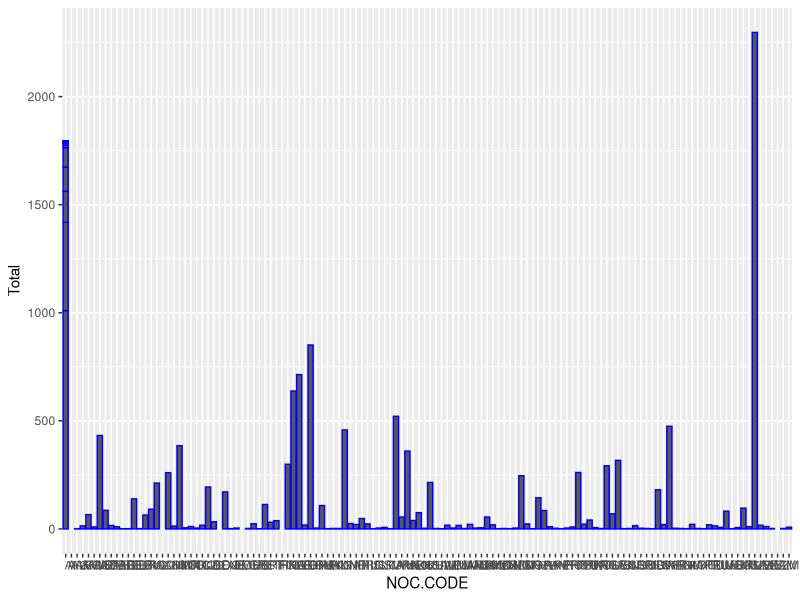
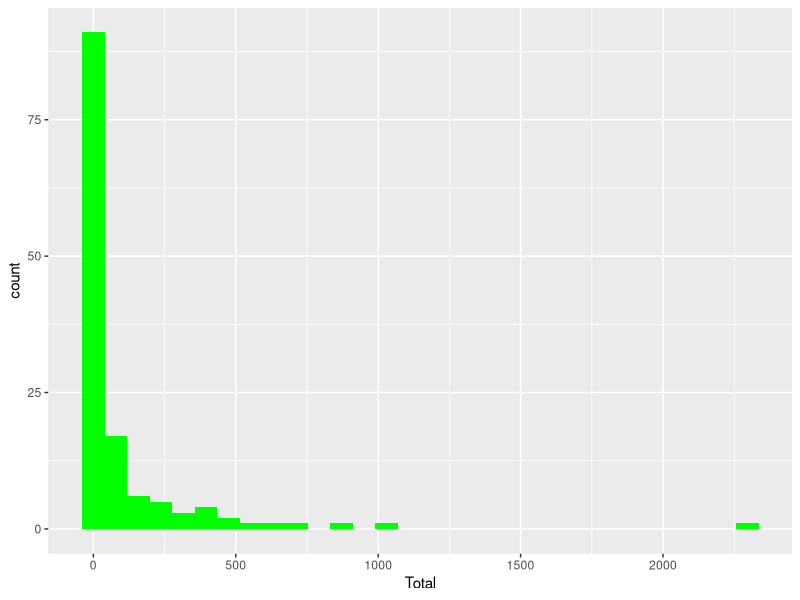
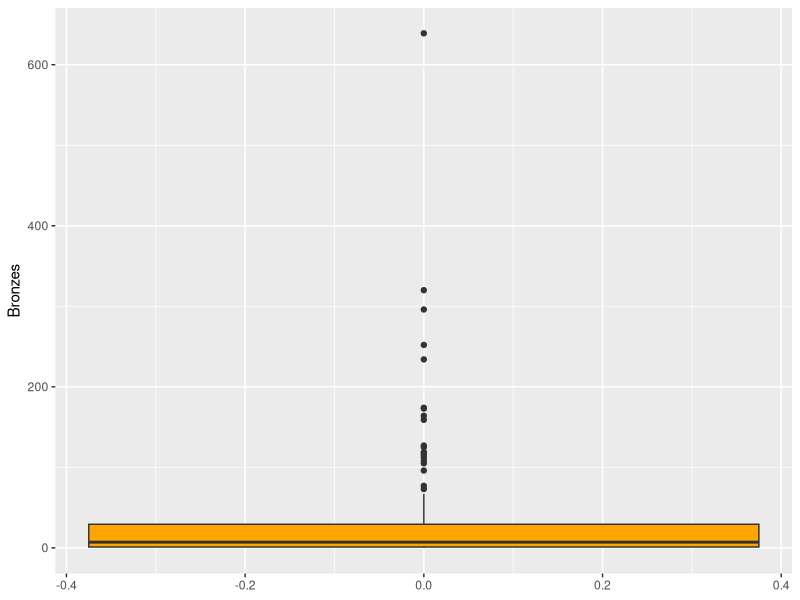
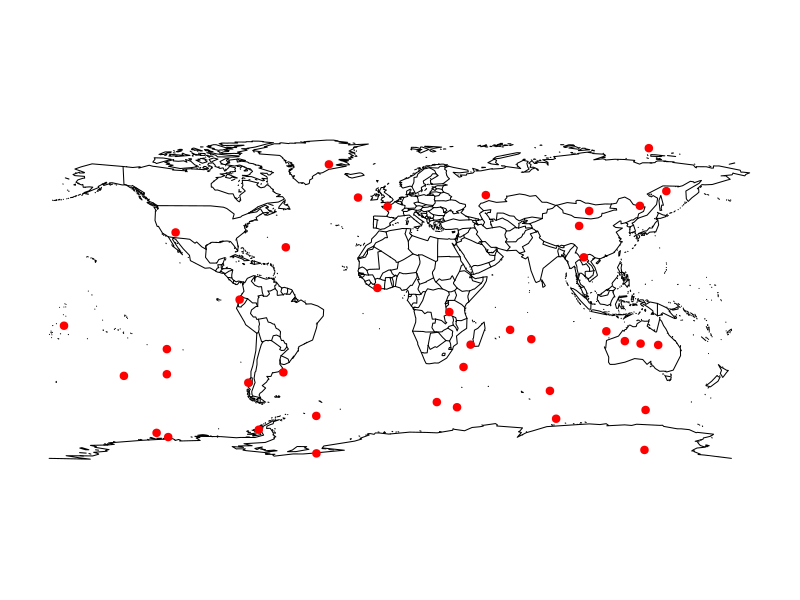

Write the R code that produced these figures, in order.
################################################################# 
## Objective: In this exercise we will demostrate some the
## basics of data Data Mungling, Fix variable names,
## Create new variables, Deal with missing data,
## transfroms of variable types (coercing), 
## Our experience is 90% of your effort will often be spent
## performing these basic operations on data before
## creating models.
## We will demosntarte some of the common R functions
## such as apply(),sapply(), split() and ggplot()
## Writing own functions
## Use for and IFELSE statements
##  Dataset: SummerOlympicMedalsList.csv
##  Dataset contains the list of medals won by different coutries during 1896-2008
### Library oackage: dplyr()
#############################################

##Read data as a R datframe
medal_df<-read.csv("Summer_Olympic_medallists_1896-2008.csv")
head(medal_df)
tail(medal_df,8)
##Check the data size (number of rows and columns)
nrow(medal_df)
ncol(medal_df)

##Selecting Random N samples (90%) from data
library(dplyr)
sample_data<-sample_frac(medal_df, 0.90)
sample_data<-as.data.frame(sample_data)
nrow(sample_data)

head(sample_data)
tail(sample_data)

##Check the data type of each column and transform to approproiate data type
str(sample_data)

sample_data$Silvers<-as.integer(sample_data$Silvers)
str(sample_data)


###Selecting set of variables only
head(sample_data)
X3 = select(sample_data, Total, Golds)
head(X3)

X4 = select(sample_data, -NOC.CODE, - Total)
head(X4)

##Renaming a variable
X5 = rename(sample_data, GoldMedal=Golds)
colnames(X5)


#Get the column name of selected columns
colnames(sample_data)[6]
colnames(sample_data)[3]

######
###gsub function ####
testName<-"This_is_a_test"
testName
gsub("_","",testName)


## base R alternatives to dplyr::filter()
## Filter data with a certain 'string' name
head(sample_data[sample_data$NOC.CODE == 'PRK', ])
## get data with certain 'codition'
head(subset(sample_data, Golds > 10 ))

##Check data types and data informaition
str(sample_data)

## Using dplyr::filter()
#filter( ) Function using 'dplyr'
copying_to_anothervariable<-filter(sample_data, Silvers > 15)
head(copying_to_anothervariable)

##Check is data has any NAs
sum(is.na(sample_data))

#Using apply() function to fnd

# percentage of missing values in each column

apply(sample_data, 2, function(col)sum(is.na(col))/length(col))

#Using apply() function to identifying 
# the rows with NAs
rownames(sample_data)[apply(sample_data, 2, anyNA)]



##Impute the missing value with mean value
## Check for NAs in 'Total' column and replace with 'mean'.

for(i in 1:ncol(sample_data))
  {
  sample_data[is.na(sample_data[,i]), i] <- mean(sample_data[,i], na.rm = TRUE)
}

## Imputing NA with mean() value on a single column

sample_data$Total[is.na(sample_data$Total)] <- mean(sample_data$Total, na.rm = TRUE)
head(sample_data)


#remove all observations with NAs
sample_data %>% na.omit()


####
#duplicated() - remove duplicates
head(sample_data[!duplicated(sample_data$Golds), ])


##Remove duplicate rows using distinct()
X1 = distinct(sample_data)
count(X1)


##Remove duplicates only on one column
X2 = distinct(sample_data, Country)
count(X2)

##Column names to Uppercase
#names(sample_data)<-toupper(names(sample_data))
#head(sample_data)
colnames(medal_df)

####Lapply()
lapply(medal_df['Golds'],mean, na.rm = TRUE)
lapply(select(medal_df, -Country,-NOC.CODE,-Silvers),mean, na.rm = TRUE)


##SAPPLY()
sapply(medal_df['Golds'],mean, na.rm = TRUE)
sapply(select(medal_df, -Country,-NOC.CODE,-Silvers),mean, na.rm = TRUE)

#Split() dataset into 5 groups based on "Total" medals 
c2 <- split(medal_df, medal_df$Total)
head(c2)

##Write function to select medals greater than "abc"

myfunc_count<- function(df, number)
{
  head(df[df$Golds > number, ])
  
}

myfunc_count(medal_df, 25)



##Plots using ggplot() library function

#### find patterns, to suggest modeling stratety
library(ggplot2)
ggplot(data=medal_df) + 
  geom_col(aes(x=NOC.CODE, y=Total), colour='blue')

ggplot(data=medal_df) + 
  geom_histogram(aes(x=Total), fill='green')


ggplot(data=medal_df) +
  geom_boxplot(aes(y=Bronzes), 
               fill = 'orange')


## MAPS - very basics
library(maps)
map("world")
lat<-runif(40,-180,180);
lon<-runif(40,-90,90)
points(lat,lon,col="red",pch=19)


